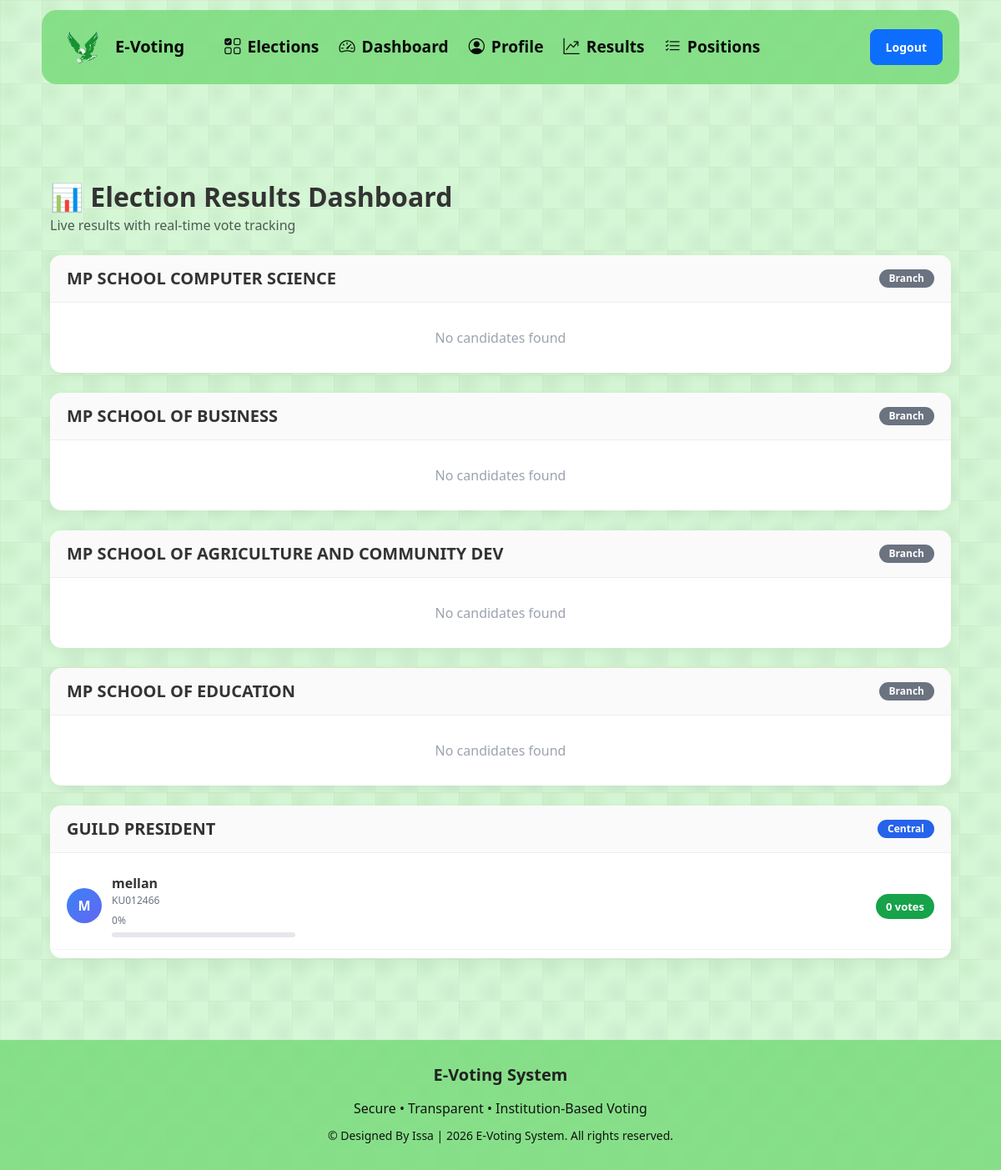
Page /voting/results/ (signed in) on the committed database.
### elections/models.py (models this page shows, shortened)
class Position(InstitutionScopedModel):
    election = models.ForeignKey(Election, on_delete=models.CASCADE)
    name = models.CharField(max_length=255)
    is_central = models.BooleanField(default=False)
    class Meta:
     unique_together = ('election', 'name')

class Candidate(InstitutionScopedModel):
    user = models.ForeignKey(User, on_delete=models.CASCADE)
    position = models.ForeignKey(Position, on_delete=models.CASCADE)
    branch = models.ForeignKey(Branch, null=True, blank=True, on_delete=models.CASCADE)
    image = models.ImageField(upload_to="candidate_images/", null=True, blank=True)

### accounts/models.py (models this page shows, shortened)
class User(AbstractUser):
    ROLE_CHOICES = (
        ("super_admin", "Super Admin"),
        ("institution_admin", "Institution Admin"),
        ("branch_admin", "Branch Admin"),
        ("student", "Student"),
    )
    role = models.CharField(max_length=30, choices=ROLE_CHOICES)
    student_number = models.CharField(
        max_length=50,
        unique=True,
        null=True,
        blank=True
    )
    phone_number = models.CharField(
        max_length=20,
        unique=True,
        null=True,
        blank=True
    )
    current_session_key = models.CharField(max_length=40, null=True, blank=True)
    institution = models.ForeignKey(
        Institution, null=True, blank=True, on_delete=models.SET_NULL
    )
    branch = models.ForeignKey(
        Branch, null=True, blank=True, on_delete=models.SET_NULL
    )

### voting/views.py (the view, shortened to what this page needs)
# urls.py: path("results/", election_results, name="election_results"),
@login_required
def election_results(request):
    user = request.user
    results_data = []
    positions = Position.objects.filter(institution=user.institution).prefetch_related(
        Prefetch(
            "candidate_set",
            queryset=Candidate.objects.annotate(total_votes=Count("vote"))
        )
    )
    for position in positions:
        candidates = position.candidate_set.all()
        if not position.is_central:
            candidates = candidates.filter(branch=user.branch)
        candidates = list(candidates)
        total_votes = sum(c.total_votes for c in candidates)
        winner = None
        max_votes = 0
        if total_votes == 0:
            for c in candidates:
                c.vote_percent = 0
                c.is_winner = False
        results_data.append({
            "position": position,
            "candidates": candidates
        })
    return render(request, "elections/results.html", {
        "results_data": results_data
    })

### templates/elections/results.html (shortened to what this page needs)
{% extends "base.html" %}
{% load static %}
{% block content %}
<link rel="stylesheet" href="{% static 'css/results.css' %}">
<div class="container py-4">
    <div class="dashboard-header mb-4">
        <h2 class="fw-bold">📊 Election Results Dashboard</h2>
        <p class="text-muted">Live results with real-time vote tracking</p>
    </div>
    {% for item in results_data %}
    <div class="result-card mb-4">
        <div class="result-card-header">
            <h5 class="mb-0">{{ item.position.name }}</h5>
            {% if item.position.is_central %}
                <span class="badge badge-central">Central</span>
            {% else %}
                <span class="badge badge-branch">Branch</span>
            {% endif %}
        </div>
        <div class="result-card-body">
            {% for c in item.candidates %}
            <div class="candidate-row {% if c.is_winner %}winner-row{% endif %}">
                <div class="candidate-info">
                    <div class="avatar">
                        {{ c.user.username|first|upper }}
                    </div>
                    <div>
                        <div class="candidate-name">
                            {{ c.user.username }}
                        </div>
                        <div class="candidate-meta">
                            {{ c.user.student_number }}
                        </div>
                        <div class="vote-container">
                            <div class="vote-meta">
                                <span>{{ c.vote_percent }}%</span>
                            </div>
                            <div class="vote-bar-bg">
                            </div>
                        </div>
                    </div>
                </div>
                <div class="vote-count">
                    <span class="vote-badge">
                        {{ c.total_votes }} votes
                    </span>
                </div>
            </div>
            {% empty %}
            <div class="empty-state">
                No candidates found
            </div>
            {% endfor %}
        </div>
    </div>
    {% endfor %}
</div>
{% endblock %}

### static/css/dashboard.css (style rules this page uses)
* { box-sizing: border-box; }
body { background: #f5f7fb; font-family: "Segoe UI", Arial, sans-serif; color: #333; margin: 0; padding: 0; }
.container, .container-fluid { padding-left: 15px; padding-right: 15px; }
h4, h5 { font-weight: 600; }

### static/css/base.css (style rules this page uses)
body { background-color: #d5f7d5; background-image: radial-gradient(circle at 20% 20%, rgba(10, 67, 4, 0.05), transparent 40%), radial-gradient(circle at 80% 80%, rgba(18, 3, 50, 0.04), transparent 40%), linear-gradient(rgba(223, 45, 17, 0.04) 1px, transparent 1px), linear-gradient(90deg, rgba(119, 92, 8, 0.04) 1px, transparent 1px); background-size: 50px 50px; }

### static/css/results.css (style rules this page uses)
.dashboard-header h2 { font-weight: 700; }
.dashboard-header p { margin-top: -5px; }
.result-card { background: #fff; border-radius: 14px; box-shadow: 0 4px 18px rgba(0,0,0,0.06); overflow: hidden; transition: all 0.25s ease; }
.result-card-header { display: flex; justify-content: space-between; align-items: center; padding: 16px 20px; border-bottom: 1px solid #eee; background: #fafafa; }
.badge-central { background: #2563eb; color: white; padding: 5px 12px; border-radius: 20px; font-size: 12px; }
.badge-branch { background: #6b7280; color: white; padding: 5px 12px; border-radius: 20px; font-size: 12px; }
.result-card-body { padding: 10px 0; }
.candidate-row { display: flex; justify-content: space-between; align-items: center; padding: 14px 20px; transition: 0.2s; border-bottom: 1px solid #f3f4f6; }
.candidate-info { display: flex; align-items: center; gap: 12px; }
.avatar { width: 42px; height: 42px; border-radius: 50%; background: linear-gradient(135deg, #3b82f6, #6366f1); color: white; display: flex; align-items: center; justify-content: center; font-weight: 700; }
.candidate-name { font-weight: 600; }
.candidate-meta { font-size: 12px; color: #6b7280; }
.vote-badge { background: #16a34a; color: white; padding: 6px 12px; border-radius: 999px; font-size: 13px; font-weight: 600; }
.empty-state { text-align: center; padding: 20px; color: #9ca3af; }
.vote-container { margin-top: 6px; }
.vote-meta { display: flex; justify-content: space-between; font-size: 12px; color: #6b7280; }
.vote-bar-bg { width: 100%; height: 8px; background: #e5e7eb; border-radius: 20px; overflow: hidden; margin-top: 5px; }
.vote-container { margin-top: 6px; width: 220px; }
.vote-bar-bg { width: 100%; height: 6px; background: #e5e7eb; border-radius: 20px; overflow: hidden; }
.candidate-row { display: flex; justify-content: space-between; align-items: center; padding: 14px 20px; border-bottom: 1px solid #f3f4f6; transition: 0.2s; }

### rows in the picture
Position: position.name "MP SCHOOL COMPUTER SCIENCE", is_central "Branch"
Position: position.name "MP SCHOOL OF BUSINESS", is_central "Branch"
Position: position.name "MP SCHOOL OF AGRICULTURE AND COMMUNITY DEV", is_central "Branch"
Position: position.name "MP SCHOOL OF EDUCATION", is_central "Branch"
Position: position.name "GUILD PRESIDENT", is_central "Central"
Candidate: user.username|first "M", user.username "mellan", user.student_number "KU012466", vote_percent "0", total_votes "0"
